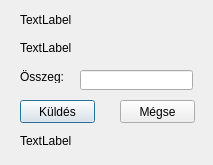
<?xml version="1.0" encoding="UTF-8"?>
<ui version="4.0">
 <class>TransactionDialog</class>
 <widget class="QDialog" name="TransactionDialog">
  <property name="geometry">
   <rect>
    <x>0</x>
    <y>0</y>
    <width>213</width>
    <height>165</height>
   </rect>
  </property>
  <property name="windowTitle">
   <string>Dialog</string>
  </property>
  <widget class="QLabel" name="sourceLabel">
   <property name="geometry">
    <rect>
     <x>20</x>
     <y>10</y>
     <width>301</width>
     <height>20</height>
    </rect>
   </property>
   <property name="text">
    <string>TextLabel</string>
   </property>
  </widget>
  <widget class="QLabel" name="targetLabel">
   <property name="geometry">
    <rect>
     <x>20</x>
     <y>40</y>
     <width>311</width>
     <height>16</height>
    </rect>
   </property>
   <property name="text">
    <string>TextLabel</string>
   </property>
  </widget>
  <widget class="QLabel" name="amountLabel">
   <property name="geometry">
    <rect>
     <x>20</x>
     <y>70</y>
     <width>47</width>
     <height>13</height>
    </rect>
   </property>
   <property name="text">
    <string>Összeg:</string>
   </property>
  </widget>
  <widget class="QPushButton" name="sendButton">
   <property name="geometry">
    <rect>
     <x>20</x>
     <y>100</y>
     <width>75</width>
     <height>23</height>
    </rect>
   </property>
   <property name="text">
    <string>Küldés</string>
   </property>
  </widget>
  <widget class="QPushButton" name="cancelButton">
   <property name="geometry">
    <rect>
     <x>120</x>
     <y>100</y>
     <width>75</width>
     <height>23</height>
    </rect>
   </property>
   <property name="text">
    <string>Mégse</string>
   </property>
  </widget>
  <widget class="QLineEdit" name="amountEdit">
   <property name="geometry">
    <rect>
     <x>80</x>
     <y>70</y>
     <width>113</width>
     <height>20</height>
    </rect>
   </property>
  </widget>
  <widget class="QLabel" name="errorLabel">
   <property name="geometry">
    <rect>
     <x>20</x>
     <y>120</y>
     <width>181</width>
     <height>41</height>
    </rect>
   </property>
   <property name="text">
    <string>TextLabel</string>
   </property>
  </widget>
 </widget>
 <resources/>
 <connections/>
</ui>
